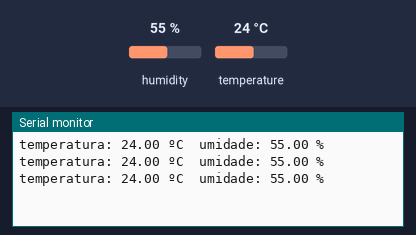
This sketch was run on a simulated ESP8266 (NodeMCU). Parts: the last lines printed to the serial monitor. The test bench sets the inputs (shaded band); at power-on: humidity 55 %, temperature 24 °C.

Above: at 6.8 s.
6.9 s: humidity set to 22 %
At 11.1 s:
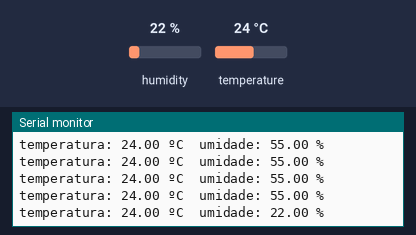
12.3 s: temperature set to 12 °C
At 15.4 s:
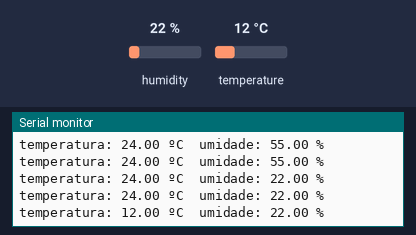
17.7 s: humidity set to 40 %
At 18.4 s:
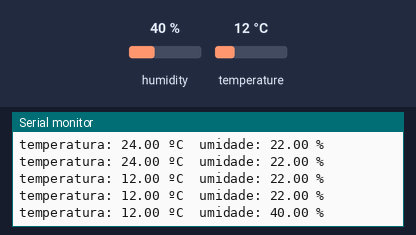
Timing chart, 0 to 20.7 s (numbered marks = the images above; inputs shaded):
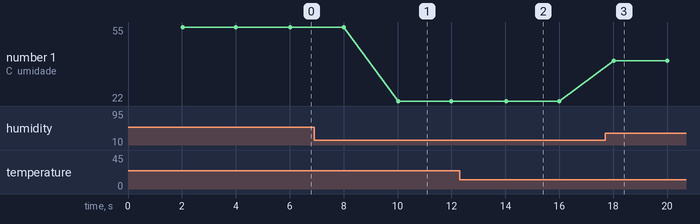

Measured:
- after the input at 6.9 s, the serial monitor: prints a new line after 3.1 s (image 1)
- after the input at 12.3 s, the serial monitor: prints a new line after 1.7 s (image 2)
- after the input at 17.7 s, the serial monitor: prints a new line after 0.32 s (image 3)
- plotted number 1: 55 → 22 after the input at 6.9 s, 22 → 40 after the input at 17.7 s

The sketch:

DHT_11.ino
```cpp
#include "DHT.h"
#define DHTPIN D5  // pino de dados
#define DHTTYPE DHT11
#define delay_time 2000L
DHT dht(DHTPIN, DHTTYPE);
uint32_t ref_time = 0;
float h = 0.0, t = 0.0;

void setup() {
  Serial.begin(115200);
  while (!Serial) delay(100);
  dht.begin();
  ref_time = millis();
}

void loop() {
  if (millis() - ref_time >= delay_time) {
    ref_time = millis();
    h = dht.readHumidity();
    t = dht.readTemperature();  // temperatura em Celsius
    // checagem de leitura válida
    if (isnan(h) || isnan(t)) {
      Serial.println(F("Leitura invalida ..."));
      return;
    }
    Serial.print(F("temperatura: "));
    Serial.print(t);
    Serial.print(F(" ºC\tumidade: "));
    Serial.print(h);
    Serial.println(F(" %"));
  }
}
```
